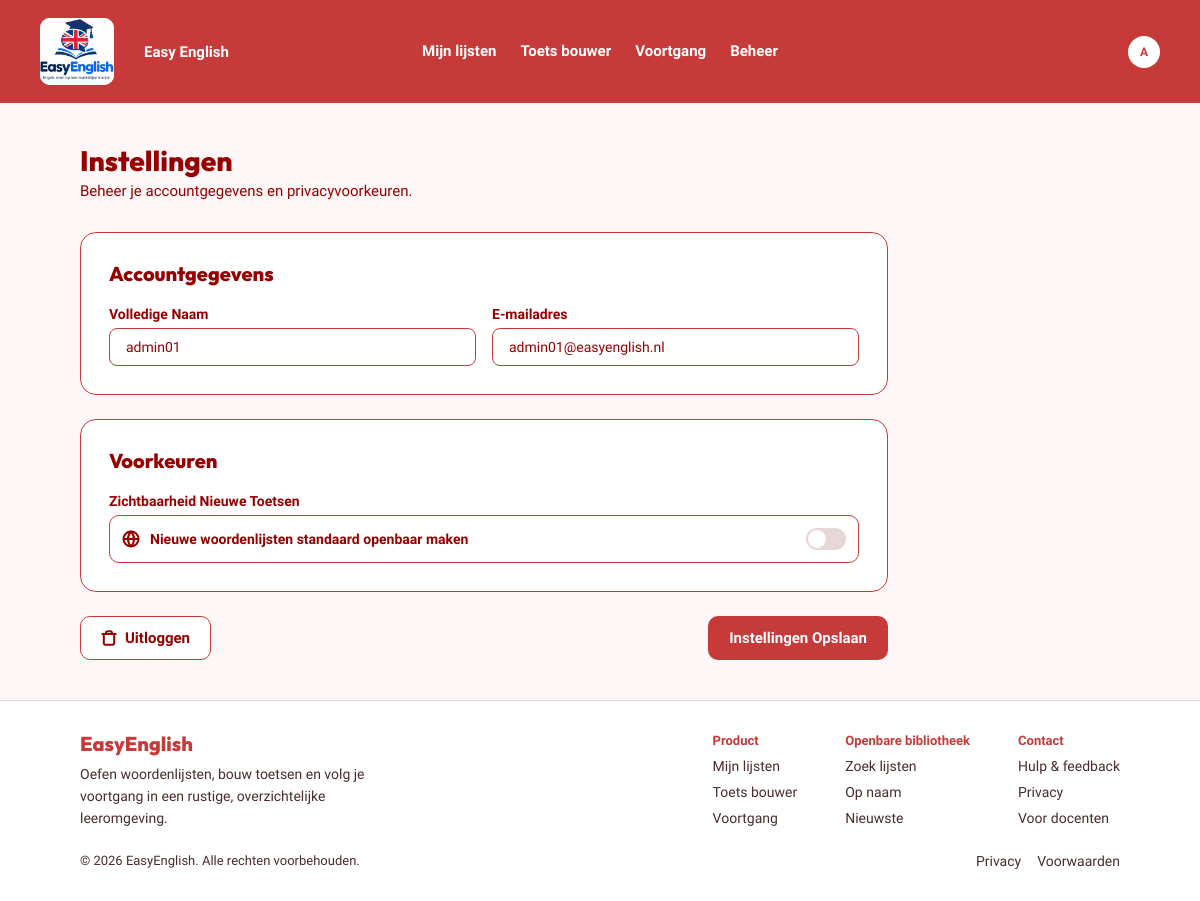
/instellingen.php (signed in), run on the app's committed database.
### tables this page shows
CREATE TABLE users (
    id             INT AUTO_INCREMENT PRIMARY KEY,
    full_name      VARCHAR(100) NOT NULL,
    email          VARCHAR(150) NOT NULL UNIQUE,
    password_hash  VARCHAR(255) NOT NULL,
    default_public TINYINT(1) NOT NULL DEFAULT 0,
    is_admin       TINYINT(1) NOT NULL DEFAULT 0
);

### classes/Database.php (called while the page is built)
<?php
class Database
{
    private static $pdo = null;
    public static function connect()
    {
        if (self::$pdo == null) {
            self::$pdo = new PDO('mysql:host=127.0.0.1;dbname=easyenglish;charset=utf8mb4', 'root', '');
            self::$pdo->setAttribute(PDO::ATTR_ERRMODE, PDO::ERRMODE_EXCEPTION);
            self::$pdo->setAttribute(PDO::ATTR_DEFAULT_FETCH_MODE, PDO::FETCH_ASSOC);
        }
        return self::$pdo;
    }
}

### includes/init.php (called while the page is built, shortened)
<?php
require_once __DIR__ . '/../classes/Database.php';
require_once __DIR__ . '/../classes/User.php';
$user = false;
if (isset($_SESSION['user_id'])) {
    $userClass = new User();
    $user = $userClass->getById($_SESSION['user_id']);
}
$isAdmin = $user && !empty($user['is_admin']);

### classes/User.php (called while the page is built, shortened)
<?php
class User
{
    private $db;
    public function __construct()
    {
        $this->db = Database::connect();
    }
    public function getById($id)
    {
        $stmt = $this->db->prepare('SELECT * FROM users WHERE id = ?');
        $stmt->execute([$id]);
        return $stmt->fetch();
    }
}

### instellingen.php (the view, shortened to what this page needs)
<?php
require 'includes/init.php';
$actief = '';
include 'includes/header.php';
?>
<main class="page">
    <div class="title-area">
        <h1>Instellingen</h1>
        <p>Beheer je accountgegevens en privacyvoorkeuren.</p>
    </div>
    <form method="post" class="forms-column">
        <div class="card">
            <h2 class="card-title">Accountgegevens</h2>
            <div class="field-row">
                <label class="field">
                    <span class="field-label">Volledige Naam</span>
                    <input class="input input-small" type="text" name="naam" value="<?= htmlspecialchars($user['full_name']) ?>" required>
                </label>
                <label class="field">
                    <span class="field-label">E-mailadres</span>
                    <input class="input input-small" type="email" name="email" value="<?= htmlspecialchars($user['email']) ?>" required>
                </label>
            </div>
        </div>
        <div class="card">
            <h2 class="card-title">Voorkeuren</h2>
            <div class="field">
                <span class="field-label">Zichtbaarheid Nieuwe Toetsen</span>
                <label class="switch-row">
                    <span class="switch-label"><img src="assets/icons/globe.svg" alt=""> Nieuwe woordenlijsten standaard openbaar maken</span>
                    <span class="switch"></span>
                </label>
            </div>
        </div>
        <div class="builder-footer">
            <a class="btn btn-outline" href="logout.php"><img src="assets/icons/trash-logout.svg" alt=""> Uitloggen</a>
            <button class="btn btn-primary" type="submit">Instellingen Opslaan</button>
        </div>
    </form>
</main>
<?php include 'includes/footer.php'; ?>

### includes/header.php (shortened to what this page needs)
<?php
$voorletters = '';
if ($user) {
    $delen = explode(' ', $user['full_name']);
    $voorletters = strtoupper(substr($delen[0], 0, 1));
}
?>
<!DOCTYPE html>
<html lang="nl">
<head>
    <link rel="stylesheet" href="assets/css/styles.css">
</head>
<body>
<header class="topbar">
    <a class="brand" href="index.php">
        <img class="logo" src="assets/img/logo.png" alt="Easy English logo">
        <span class="brand-name">Easy English</span>
    </a>
    <?php if ($user) { ?>
        <nav class="main-nav">
            <a href="index.php" class="<?= $actief == 'lijsten' ? 'active' : '' ?>">Mijn lijsten</a>
            <a href="toetsbouwer.php" class="<?= $actief == 'bouwer' ? 'active' : '' ?>">Toets bouwer</a>
            <a href="voortgang.php" class="<?= $actief == 'voortgang' ? 'active' : '' ?>">Voortgang</a>
            <?php if ($isAdmin) { ?>
                <a href="beheer.php" class="<?= $actief == 'beheer' ? 'active' : '' ?>">Beheer</a>
            <?php } ?>
        </nav>
        <div class="header-right">
            <a class="avatar" href="instellingen.php" title="Instellingen"><?= htmlspecialchars($voorletters) ?></a>
        </div>
    <?php } ?>
</header>

### assets/css/styles.css (style rules this page uses)
:root { --rood: #c63a3a; --donkerrood: #960000; --roze: #ffd5d5; --achtergrond: #fff7f7; --bruin: #4a2c2c; --lijn: #e8d7d7; }
* { box-sizing: border-box; }
body { margin: 0; display: flex; flex-direction: column; min-height: 100vh; background: var(--achtergrond); color: var(--donkerrood); font-family: 'Geist', Arial, sans-serif; font-size: 15px; }
main { flex: 1; }
h1, h2, h3, p { margin: 0; }
a { color: inherit; }
button, input, select, textarea { font: inherit; color: inherit; }
button { cursor: pointer; }
img { display: block; }
.topbar { display: grid; grid-template-columns: 1fr auto 1fr; align-items: center; padding: 18px 40px; background: var(--rood); }
.brand { display: flex; align-items: center; gap: 30px; text-decoration: none; }
.logo { width: 74px; height: 67px; background: white; border-radius: 10px; object-fit: cover; }
.brand-name, .main-nav a { color: white; font-size: 15px; font-weight: 600; text-decoration: none; }
.main-nav { display: flex; gap: 24px; }
.main-nav a { padding: 8px 0; border-bottom: 2px solid transparent; }
.header-right { display: flex; justify-content: flex-end; }
.avatar { display: flex; align-items: center; justify-content: center; width: 32px; height: 32px; background: white; color: var(--rood); border-radius: 50%; font-size: 12px; font-weight: 700; text-decoration: none; }
.page { display: flex; flex-direction: column; gap: 32px; max-width: 1280px; margin: 0 auto; padding: 40px 80px; width: 100%; }
.card { display: flex; flex-direction: column; gap: 20px; padding: 28px; background: white; border: 1px solid var(--rood); border-radius: 16px; }
.card-title, .section-title { font-family: 'Outfit', Arial, sans-serif; font-size: 20px; font-weight: 800; }
.title-area h1 { font-family: 'Outfit', Arial, sans-serif; font-size: 28px; font-weight: 800; }
.title-area p { margin-top: 4px; }
.btn { display: inline-flex; align-items: center; justify-content: center; gap: 8px; padding: 12px 20px; border: 1px solid transparent; border-radius: 10px; font-size: 15px; font-weight: 600; text-decoration: none; }
.btn-primary { background: var(--rood); color: white; }
.btn-outline { background: white; color: var(--donkerrood); border-color: var(--rood); }
.field { display: flex; flex-direction: column; gap: 6px; }
.field-label { font-size: 14px; font-weight: 600; }
.field-row { display: flex; gap: 16px; }
.field-row .field { flex: 1; }
.input { width: 100%; padding: 12px 16px; background: white; border: 1px solid var(--rood); border-radius: 10px; font-size: 15px; }
.input-small { padding: 10px 16px; border-radius: 8px; font-size: 14px; }
.switch-row { display: flex; align-items: center; justify-content: space-between; padding: 12px; background: white; border: 1px solid var(--rood); border-radius: 10px; cursor: pointer; }
.switch-label { display: flex; align-items: center; gap: 10px; font-size: 14px; font-weight: 600; }
.switch { position: relative; width: 40px; height: 22px; background: var(--lijn); border-radius: 11px; }
.switch::after { content: ''; position: absolute; top: 2px; left: 2px; width: 18px; height: 18px; background: white; border-radius: 50%; }
.builder-footer { display: flex; justify-content: space-between; }
.forms-column { display: flex; flex-direction: column; gap: 24px; max-width: 808px; }

### data on the page
users: full_name "A", naam "admin01", email "admin01@easyenglish.nl"
